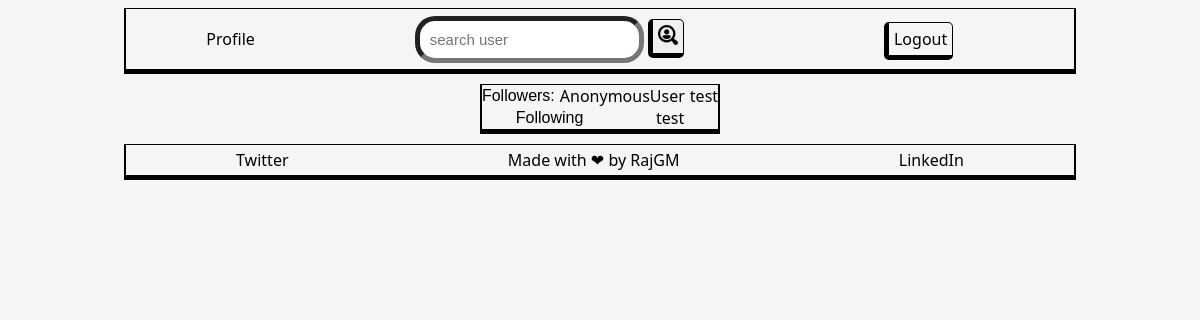
/friend_list/ (signed in), run on the app's committed database.
### socialmedia/models.py (models this page shows)
class Follower(models.Model):
    user = models.CharField(max_length=200)
    follower = models.CharField(max_length=200)
    chat_room = models.CharField(max_length=100, null=True)

### socialmedia/views.py (the view)
# urls.py: path('friend_list/', views.network_list, name='network-list'),
def network_list(request):
    if request.method == "GET":
        follower_list=[]
        followers = Follower.objects.filter(user=request.user)
        for user in followers:
            follower_list.append(user)
        following_list=[]
        followings = Follower.objects.filter(follower=request.user)
        for user in followings:
            following_list.append(user)
        return render(request, "network.html", {"follower_list":follower_list, "following_list":following_list})
    else:
        return HttpResponseRedirect("user_home/")

### socialmedia/templates/network.html
{% include "./header.html" %}
<body class="column">
  {% include "./nav.html" %}
  <div class="column boderDiv">
    <div >
      <div class="row">
        <div class="">
          <div>
            Followers:
          </div>
        </div>
          {% for user in follower_list %}
            <div><a href="/{{ user.follower }}/">{{ user.follower }}</a></div>
          {% endfor %}
      </div>
      <div class="row">
        <div>
          Following
        </div>
        <div class="row">
          {% for user in following_list %}
          <div><a href="/{{ user.user }}/">{{ user.user }}</a></div>
          {% endfor %}
        </div>
      </div>
    </div>
  </div>
  {% include "./footer.html" %}
</body>

### socialmedia/static/css/index.css (style rules this page uses)
body { background-color: whitesmoke; }
.column { display: flex; flex-direction: column; align-items: center; gap: 10px; }
.boderDiv { border-top: 1px solid black; border-left: 2px solid black; border-right: 2px solid black; border-bottom: 5px solid black; }
a { text-decoration: none; color: black; font-family: 'Segoe UI', Tahoma, Geneva, Verdana, sans-serif; }
.row { display: flex; flex-direction: row; justify-content: space-around; align-items: center; gap: 5px; font-family: 'Lucida Sans', 'Lucida Sans Regular', 'Lucida Grande', 'Lucida Sans Unicode', Geneva, Verdana, sans-serif; }

### data on the page
Follower: follower "AnonymousUser"
Follower: follower "test"
Follower: user "test"
